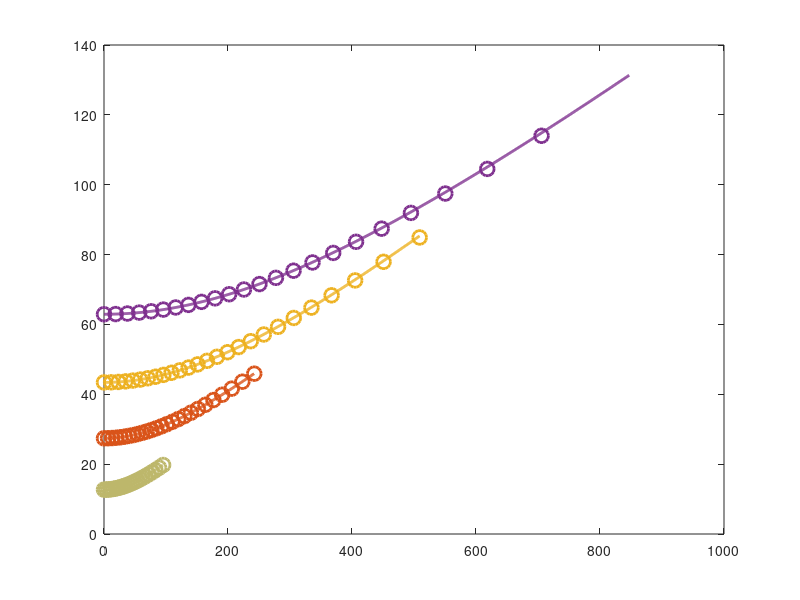

The MATLAB script that drew this image: (Note: this script raises an error after producing the figure.)
clc;
close all
%------------------------------------
h=[40 50 60 80];
V=[6.3 6.8 7.5 8.2];
N=length(V);
color=[
0.74118 0.71765 0.41961;
0.85 0.325 0.098;
0.929 0.694 0.125;
0.494 0.184 0.556;
];
figure(1)
set(figure(1),'color','white')
sumxp=0;
sumTp=0;
%-------------------------------------
% p=sin(i0)/v0=sin(ij)/Vj;
% 实际走时：
for i0=0:2:50
   sumxp=0;
   sumTp=0;  % 由于是画一组数据，第二次的时候应重置该值
    for j=1:N
            %------------------------------
            p=sind(i0)/V(1);
            xp(j)=2.*h(j).*p.*V(j)./sqrt(1-V(j).^2.*p.^2);
            sumxp=sumxp+xp(j);
           
            %------------------------------
            Tp(j)=2.*h(j)./(V(j).*sqrt(1-V(j).^2.*p.^2));
            sumTp=sumTp+Tp(j);

            
            plot(sumxp,sumTp,'o','LineWidth',2,'MarkerSize',10,'Color',color(j,:))
            hold on
            %------------------------------
            if sumxp>400
                break;
            end
    end
end


%-------------------------------------
% 近似走时：T(x)^2=x^2/Vn^2+tn^2;
sumtn=0;
sumVn_coff1=0;
sumVn_coff2=0;

for i=1:N
          %------------------------------  
            tn=2.*h(i)./V(i);
            sumtn=sumtn+tn;
          %------------------------------  
            Vn_coff1=V(i).^2.*h(i)./V(i);
            Vn_coff2=h(i)./V(i);
        
            sumVn_coff1=sumVn_coff1+Vn_coff1;
            sumVn_coff2=sumVn_coff2+Vn_coff2;
         
            sumVn=sqrt(sumVn_coff1./sumVn_coff2);
           %------------------------------  
            
            Xlim=[xp(1) xp(1)+xp(2) xp(1)+xp(2)+xp(3) xp(1)+xp(2)+xp(3)+xp(4)];
            x=0:Xlim(i);
            T=sqrt((x.^2)./(sumVn.^2)+sumtn.^2);          
            plot(x,T,'LineWidth',2,'Color',color(i,:))
            hold on
            
           
end

defaultAxes;
title('True Travel times(Dots) VS Approximated times(Curves)')
xlabel('Distance/km');
ylabel('Travel Times/s');
